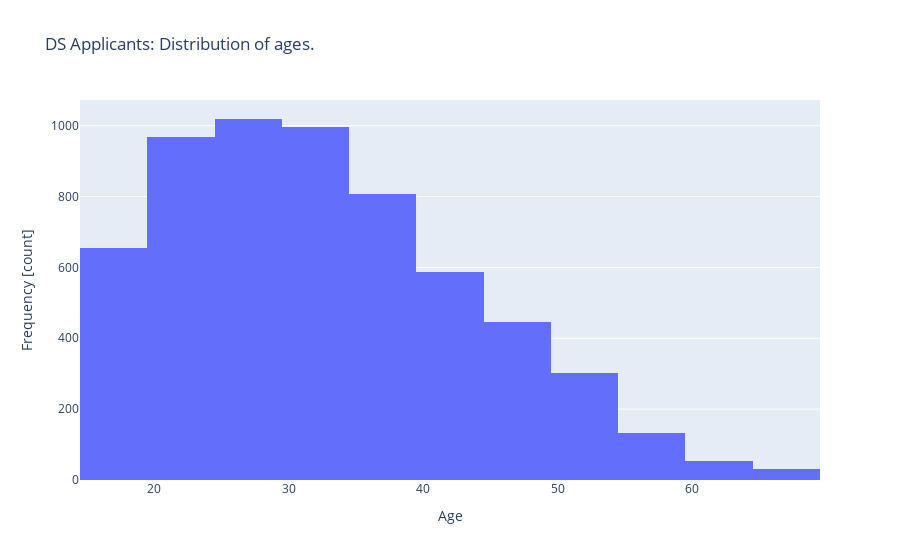

Notebook cell for this chart:
### Code cell
age_fig = global_age_distribution()
age_fig.show()

### Figure 1 — Plotly figure (JSON) as saved in the notebook; plotly's stock layout.template omitted (floating-point values rounded to 4 significant figures; data arrays with more than 128 entries replaced by an {"elided": "..."} marker saying what was removed)
{"data": [{"bingroup": "x", "hovertemplate": "x=%{x}<br>count=%{y}<extra></extra>", "legendgroup": "", "marker": {"color": "#636efa", "pattern": {"shape": ""}}, "name": "", "nbinsx": 20, "orientation": "v", "showlegend": false, "type": "histogram", "x": {"elided": "6000 int values"}, "xaxis": "x", "yaxis": "y"}], "layout": {"barmode": "relative", "legend": {"tracegroupgap": 0}, "title": {"text": "DS Applicants: Distribution of ages."}, "xaxis": {"anchor": "y", "domain": [0, 1], "title": {"text": "Age"}}, "yaxis": {"anchor": "x", "domain": [0, 1], "title": {"text": "Frequency [count]"}}}}
